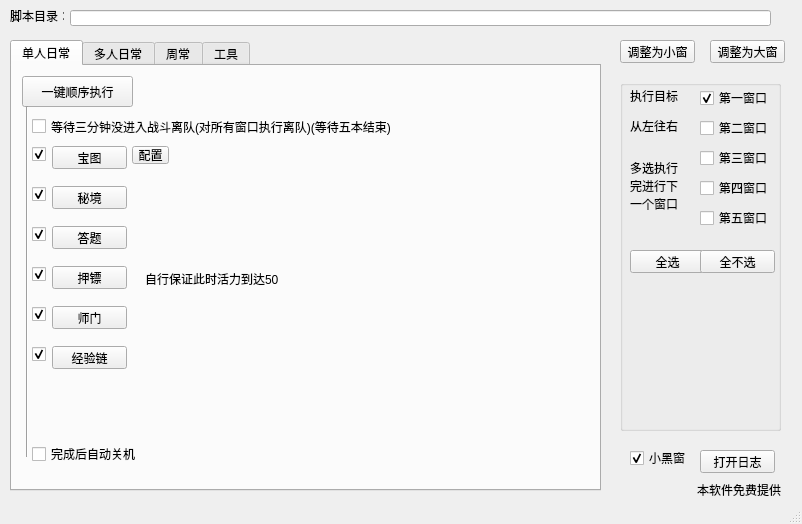
<?xml version="1.0" encoding="UTF-8"?>
<ui version="4.0">
 <class>MainWindow</class>
 <widget class="QMainWindow" name="MainWindow">
  <property name="enabled">
   <bool>true</bool>
  </property>
  <property name="geometry">
   <rect>
    <x>0</x>
    <y>0</y>
    <width>802</width>
    <height>524</height>
   </rect>
  </property>
  <property name="windowTitle">
   <string>-</string>
  </property>
  <widget class="QWidget" name="centralwidget">
   <widget class="QLabel" name="label_2">
    <property name="geometry">
     <rect>
      <x>690</x>
      <y>480</y>
      <width>91</width>
      <height>20</height>
     </rect>
    </property>
    <property name="text">
     <string>本软件免费提供</string>
    </property>
    <property name="alignment">
     <set>Qt::AlignRight|Qt::AlignTrailing|Qt::AlignVCenter</set>
    </property>
   </widget>
   <widget class="QTabWidget" name="tabWidget">
    <property name="geometry">
     <rect>
      <x>10</x>
      <y>40</y>
      <width>591</width>
      <height>451</height>
     </rect>
    </property>
    <property name="currentIndex">
     <number>0</number>
    </property>
    <widget class="QWidget" name="richangTab1">
     <attribute name="title">
      <string>单人日常</string>
     </attribute>
     <widget class="QPushButton" name="baotu_btn">
      <property name="geometry">
       <rect>
        <x>40</x>
        <y>80</y>
        <width>75</width>
        <height>23</height>
       </rect>
      </property>
      <property name="text">
       <string>宝图</string>
      </property>
     </widget>
     <widget class="QPushButton" name="mijing_btn">
      <property name="geometry">
       <rect>
        <x>40</x>
        <y>120</y>
        <width>75</width>
        <height>23</height>
       </rect>
      </property>
      <property name="text">
       <string>秘境</string>
      </property>
     </widget>
     <widget class="QPushButton" name="dati_btn">
      <property name="geometry">
       <rect>
        <x>40</x>
        <y>160</y>
        <width>75</width>
        <height>23</height>
       </rect>
      </property>
      <property name="text">
       <string>答题</string>
      </property>
     </widget>
     <widget class="QPushButton" name="yabiao_btn">
      <property name="geometry">
       <rect>
        <x>40</x>
        <y>200</y>
        <width>75</width>
        <height>23</height>
       </rect>
      </property>
      <property name="text">
       <string>押镖</string>
      </property>
     </widget>
     <widget class="QPushButton" name="batch_richang">
      <property name="geometry">
       <rect>
        <x>10</x>
        <y>10</y>
        <width>111</width>
        <height>31</height>
       </rect>
      </property>
      <property name="text">
       <string>一键顺序执行</string>
      </property>
     </widget>
     <widget class="Line" name="line">
      <property name="geometry">
       <rect>
        <x>0</x>
        <y>40</y>
        <width>31</width>
        <height>351</height>
       </rect>
      </property>
      <property name="orientation">
       <enum>Qt::Vertical</enum>
      </property>
     </widget>
     <widget class="QCheckBox" name="baotu_chk">
      <property name="geometry">
       <rect>
        <x>20</x>
        <y>80</y>
        <width>21</width>
        <height>16</height>
       </rect>
      </property>
      <property name="text">
       <string/>
      </property>
      <property name="checked">
       <bool>true</bool>
      </property>
     </widget>
     <widget class="QCheckBox" name="mijing_chk">
      <property name="geometry">
       <rect>
        <x>20</x>
        <y>120</y>
        <width>21</width>
        <height>16</height>
       </rect>
      </property>
      <property name="text">
       <string/>
      </property>
      <property name="checked">
       <bool>true</bool>
      </property>
     </widget>
     <widget class="QCheckBox" name="dati_chk">
      <property name="geometry">
       <rect>
        <x>20</x>
        <y>160</y>
        <width>21</width>
        <height>16</height>
       </rect>
      </property>
      <property name="text">
       <string/>
      </property>
      <property name="checked">
       <bool>true</bool>
      </property>
     </widget>
     <widget class="QCheckBox" name="yabiao_chk">
      <property name="geometry">
       <rect>
        <x>20</x>
        <y>200</y>
        <width>21</width>
        <height>16</height>
       </rect>
      </property>
      <property name="text">
       <string/>
      </property>
      <property name="checked">
       <bool>true</bool>
      </property>
     </widget>
     <widget class="QToolButton" name="baotu_cfg_btn">
      <property name="geometry">
       <rect>
        <x>120</x>
        <y>80</y>
        <width>37</width>
        <height>18</height>
       </rect>
      </property>
      <property name="text">
       <string>配置</string>
      </property>
     </widget>
     <widget class="QLabel" name="yabiao_txt">
      <property name="geometry">
       <rect>
        <x>133</x>
        <y>202</y>
        <width>151</width>
        <height>21</height>
       </rect>
      </property>
      <property name="text">
       <string>自行保证此时活力到达50</string>
      </property>
     </widget>
     <widget class="QCheckBox" name="missionrichang_shutdown_chk">
      <property name="geometry">
       <rect>
        <x>20</x>
        <y>380</y>
        <width>111</width>
        <height>16</height>
       </rect>
      </property>
      <property name="text">
       <string>完成后自动关机</string>
      </property>
     </widget>
     <widget class="QCheckBox" name="wait_chk">
      <property name="geometry">
       <rect>
        <x>20</x>
        <y>50</y>
        <width>451</width>
        <height>21</height>
       </rect>
      </property>
      <property name="text">
       <string>等待三分钟没进入战斗离队(对所有窗口执行离队)(等待五本结束)</string>
      </property>
      <property name="checked">
       <bool>false</bool>
      </property>
     </widget>
     <widget class="QPushButton" name="shimeng_btn">
      <property name="geometry">
       <rect>
        <x>40</x>
        <y>240</y>
        <width>75</width>
        <height>23</height>
       </rect>
      </property>
      <property name="text">
       <string>师门</string>
      </property>
     </widget>
     <widget class="QCheckBox" name="shimeng_chk">
      <property name="geometry">
       <rect>
        <x>20</x>
        <y>240</y>
        <width>21</width>
        <height>16</height>
       </rect>
      </property>
      <property name="text">
       <string/>
      </property>
      <property name="checked">
       <bool>true</bool>
      </property>
     </widget>
     <widget class="QPushButton" name="jingyanlian_btn">
      <property name="geometry">
       <rect>
        <x>40</x>
        <y>280</y>
        <width>75</width>
        <height>23</height>
       </rect>
      </property>
      <property name="text">
       <string>经验链</string>
      </property>
     </widget>
     <widget class="QCheckBox" name="jingyanlian_chk">
      <property name="geometry">
       <rect>
        <x>20</x>
        <y>280</y>
        <width>21</width>
        <height>16</height>
       </rect>
      </property>
      <property name="text">
       <string/>
      </property>
      <property name="checked">
       <bool>true</bool>
      </property>
     </widget>
    </widget>
    <widget class="QWidget" name="richangTab2">
     <attribute name="title">
      <string>多人日常</string>
     </attribute>
     <widget class="Line" name="line_2">
      <property name="geometry">
       <rect>
        <x>0</x>
        <y>40</y>
        <width>31</width>
        <height>341</height>
       </rect>
      </property>
      <property name="orientation">
       <enum>Qt::Vertical</enum>
      </property>
     </widget>
     <widget class="QCheckBox" name="norm70_chk">
      <property name="geometry">
       <rect>
        <x>20</x>
        <y>153</y>
        <width>21</width>
        <height>16</height>
       </rect>
      </property>
      <property name="text">
       <string/>
      </property>
      <property name="checked">
       <bool>true</bool>
      </property>
     </widget>
     <widget class="QPushButton" name="batch_mission520">
      <property name="geometry">
       <rect>
        <x>10</x>
        <y>10</y>
        <width>111</width>
        <height>31</height>
       </rect>
      </property>
      <property name="text">
       <string>一键顺序执行</string>
      </property>
     </widget>
     <widget class="QPushButton" name="fuben_norm70_btn">
      <property name="geometry">
       <rect>
        <x>40</x>
        <y>153</y>
        <width>75</width>
        <height>23</height>
       </rect>
      </property>
      <property name="text">
       <string>70普通</string>
      </property>
     </widget>
     <widget class="QLabel" name="label_4">
      <property name="geometry">
       <rect>
        <x>130</x>
        <y>40</y>
        <width>241</width>
        <height>31</height>
       </rect>
      </property>
      <property name="text">
       <string>需至少一个普通副本没有执行过才可运行</string>
      </property>
     </widget>
     <widget class="QCheckBox" name="norm50_chk2">
      <property name="geometry">
       <rect>
        <x>20</x>
        <y>193</y>
        <width>21</width>
        <height>16</height>
       </rect>
      </property>
      <property name="text">
       <string/>
      </property>
      <property name="checked">
       <bool>true</bool>
      </property>
      <property name="autoRepeat">
       <bool>true</bool>
      </property>
     </widget>
     <widget class="QCheckBox" name="xiashi70_chk">
      <property name="geometry">
       <rect>
        <x>20</x>
        <y>73</y>
        <width>21</width>
        <height>16</height>
       </rect>
      </property>
      <property name="text">
       <string/>
      </property>
     </widget>
     <widget class="QCheckBox" name="xiashi50_chk">
      <property name="geometry">
       <rect>
        <x>20</x>
        <y>113</y>
        <width>21</width>
        <height>16</height>
       </rect>
      </property>
      <property name="text">
       <string/>
      </property>
      <property name="checked">
       <bool>true</bool>
      </property>
     </widget>
     <widget class="QPushButton" name="fuben_xiashi70_btn">
      <property name="geometry">
       <rect>
        <x>40</x>
        <y>73</y>
        <width>75</width>
        <height>23</height>
       </rect>
      </property>
      <property name="text">
       <string>70侠士</string>
      </property>
     </widget>
     <widget class="QPushButton" name="fuben_xiashi50_btn">
      <property name="geometry">
       <rect>
        <x>40</x>
        <y>113</y>
        <width>75</width>
        <height>23</height>
       </rect>
      </property>
      <property name="text">
       <string>50侠士</string>
      </property>
     </widget>
     <widget class="QPushButton" name="fuben_norm50_btn2">
      <property name="geometry">
       <rect>
        <x>40</x>
        <y>193</y>
        <width>75</width>
        <height>23</height>
       </rect>
      </property>
      <property name="text">
       <string>50普通2</string>
      </property>
     </widget>
     <widget class="QCheckBox" name="norm50_chk1">
      <property name="geometry">
       <rect>
        <x>20</x>
        <y>233</y>
        <width>21</width>
        <height>16</height>
       </rect>
      </property>
      <property name="text">
       <string/>
      </property>
      <property name="checked">
       <bool>true</bool>
      </property>
     </widget>
     <widget class="QPushButton" name="fuben_norm50_btn1">
      <property name="geometry">
       <rect>
        <x>40</x>
        <y>233</y>
        <width>75</width>
        <height>23</height>
       </rect>
      </property>
      <property name="text">
       <string>50普通1</string>
      </property>
     </widget>
     <widget class="QCheckBox" name="ghost_chk">
      <property name="geometry">
       <rect>
        <x>20</x>
        <y>293</y>
        <width>21</width>
        <height>16</height>
       </rect>
      </property>
      <property name="text">
       <string/>
      </property>
      <property name="checked">
       <bool>true</bool>
      </property>
     </widget>
     <widget class="QLabel" name="label_7">
      <property name="geometry">
       <rect>
        <x>20</x>
        <y>273</y>
        <width>54</width>
        <height>12</height>
       </rect>
      </property>
      <property name="text">
       <string>捉鬼</string>
      </property>
     </widget>
     <widget class="QCheckBox" name="mission520_shutdown_chk">
      <property name="geometry">
       <rect>
        <x>20</x>
        <y>370</y>
        <width>111</width>
        <height>16</height>
       </rect>
      </property>
      <property name="text">
       <string>完成后自动关机</string>
      </property>
     </widget>
     <widget class="QLabel" name="label_8">
      <property name="geometry">
       <rect>
        <x>20</x>
        <y>50</y>
        <width>54</width>
        <height>12</height>
       </rect>
      </property>
      <property name="text">
       <string>副本</string>
      </property>
     </widget>
     <widget class="QLabel" name="label_9">
      <property name="geometry">
       <rect>
        <x>130</x>
        <y>70</y>
        <width>311</width>
        <height>31</height>
       </rect>
      </property>
      <property name="text">
       <string>通常不需要勾选第一个副本，因为一般开始时已经进去了</string>
      </property>
     </widget>
     <widget class="QGroupBox" name="groupBox_3">
      <property name="geometry">
       <rect>
        <x>40</x>
        <y>290</y>
        <width>451</width>
        <height>41</height>
       </rect>
      </property>
      <property name="title">
       <string/>
      </property>
      <widget class="QRadioButton" name="ghost_2_rdo">
       <property name="geometry">
        <rect>
         <x>10</x>
         <y>10</y>
         <width>16</width>
         <height>16</height>
        </rect>
       </property>
       <property name="text">
        <string/>
       </property>
       <property name="checked">
        <bool>true</bool>
       </property>
      </widget>
      <widget class="QPushButton" name="ghost_btn">
       <property name="geometry">
        <rect>
         <x>300</x>
         <y>10</y>
         <width>41</width>
         <height>21</height>
        </rect>
       </property>
       <property name="text">
        <string>轮鬼</string>
       </property>
      </widget>
      <widget class="QPushButton" name="ghost5_btn">
       <property name="geometry">
        <rect>
         <x>140</x>
         <y>10</y>
         <width>75</width>
         <height>23</height>
        </rect>
       </property>
       <property name="text">
        <string>五轮鬼</string>
       </property>
      </widget>
      <widget class="QLineEdit" name="ghost_ipt">
       <property name="geometry">
        <rect>
         <x>250</x>
         <y>10</y>
         <width>51</width>
         <height>21</height>
        </rect>
       </property>
       <property name="text">
        <string>25</string>
       </property>
       <property name="maxLength">
        <number>2</number>
       </property>
      </widget>
      <widget class="QPushButton" name="ghost2_btn">
       <property name="geometry">
        <rect>
         <x>30</x>
         <y>10</y>
         <width>75</width>
         <height>23</height>
        </rect>
       </property>
       <property name="text">
        <string>两轮鬼</string>
       </property>
      </widget>
      <widget class="QRadioButton" name="ghost_5_rdo">
       <property name="geometry">
        <rect>
         <x>120</x>
         <y>10</y>
         <width>16</width>
         <height>16</height>
        </rect>
       </property>
       <property name="text">
        <string/>
       </property>
      </widget>
      <widget class="QToolButton" name="ghost_cfg_btn">
       <property name="geometry">
        <rect>
         <x>360</x>
         <y>10</y>
         <width>37</width>
         <height>18</height>
        </rect>
       </property>
       <property name="text">
        <string>配置</string>
       </property>
      </widget>
      <widget class="QRadioButton" name="ghost_rdo">
       <property name="geometry">
        <rect>
         <x>230</x>
         <y>10</y>
         <width>16</width>
         <height>16</height>
        </rect>
       </property>
       <property name="text">
        <string/>
       </property>
      </widget>
     </widget>
     <widget class="QCheckBox" name="richang_chk">
      <property name="geometry">
       <rect>
        <x>20</x>
        <y>340</y>
        <width>191</width>
        <height>16</height>
       </rect>
      </property>
      <property name="text">
       <string>结束后离队全选窗口日常</string>
      </property>
     </widget>
    </widget>
    <widget class="QWidget" name="zhouchangTab">
     <attribute name="title">
      <string>周常</string>
     </attribute>
     <widget class="QToolButton" name="menpai_cfg_btn">
      <property name="geometry">
       <rect>
        <x>100</x>
        <y>20</y>
        <width>37</width>
        <height>18</height>
       </rect>
      </property>
      <property name="text">
       <string>配置</string>
      </property>
     </widget>
     <widget class="QPushButton" name="mihunta_btn">
      <property name="geometry">
       <rect>
        <x>20</x>
        <y>100</y>
        <width>75</width>
        <height>23</height>
       </rect>
      </property>
      <property name="text">
       <string>周五迷魂塔</string>
      </property>
     </widget>
     <widget class="QPushButton" name="menpai_btn">
      <property name="geometry">
       <rect>
        <x>20</x>
        <y>20</y>
        <width>75</width>
        <height>23</height>
       </rect>
      </property>
      <property name="text">
       <string>周一门派</string>
      </property>
     </widget>
     <widget class="QPushButton" name="haidi_btn">
      <property name="geometry">
       <rect>
        <x>20</x>
        <y>60</y>
        <width>75</width>
        <height>23</height>
       </rect>
      </property>
      <property name="text">
       <string>周三海底</string>
      </property>
     </widget>
     <widget class="QToolButton" name="mihunta_cfg_btn">
      <property name="geometry">
       <rect>
        <x>100</x>
        <y>100</y>
        <width>37</width>
        <height>18</height>
       </rect>
      </property>
      <property name="text">
       <string>配置</string>
      </property>
     </widget>
    </widget>
    <widget class="QWidget" name="utilTab">
     <attribute name="title">
      <string>工具</string>
     </attribute>
     <widget class="QPushButton" name="shopping2_btn">
      <property name="geometry">
       <rect>
        <x>10</x>
        <y>55</y>
        <width>75</width>
        <height>23</height>
       </rect>
      </property>
      <property name="text">
       <string>收关注</string>
      </property>
     </widget>
     <widget class="QPushButton" name="shopping1_btn">
      <property name="geometry">
       <rect>
        <x>10</x>
        <y>15</y>
        <width>75</width>
        <height>23</height>
       </rect>
      </property>
      <property name="text">
       <string>收非珍品</string>
      </property>
     </widget>
     <widget class="QPushButton" name="shopping3_btn">
      <property name="geometry">
       <rect>
        <x>10</x>
        <y>95</y>
        <width>75</width>
        <height>23</height>
       </rect>
      </property>
      <property name="text">
       <string>搜索截胡</string>
      </property>
     </widget>
     <widget class="QLabel" name="shopping2_txt">
      <property name="geometry">
       <rect>
        <x>100</x>
        <y>55</y>
        <width>111</width>
        <height>21</height>
       </rect>
      </property>
      <property name="text">
       <string>注意提前解锁安全锁</string>
      </property>
     </widget>
     <widget class="QLabel" name="shopping3_txt">
      <property name="geometry">
       <rect>
        <x>100</x>
        <y>90</y>
        <width>121</width>
        <height>31</height>
       </rect>
      </property>
      <property name="text">
       <string>需提前定好搜索条件</string>
      </property>
     </widget>
     <widget class="QPushButton" name="bangpai2_btn">
      <property name="geometry">
       <rect>
        <x>10</x>
        <y>135</y>
        <width>75</width>
        <height>23</height>
       </rect>
      </property>
      <property name="text">
       <string>帮派任务</string>
      </property>
     </widget>
     <widget class="QLabel" name="shopping1_txt">
      <property name="geometry">
       <rect>
        <x>100</x>
        <y>5</y>
        <width>361</width>
        <height>41</height>
       </rect>
      </property>
      <property name="text">
       <string>自行设计mhxy_shopping.py脚本细节</string>
      </property>
     </widget>
     <widget class="QToolButton" name="bangpai2_cfg_btn">
      <property name="geometry">
       <rect>
        <x>90</x>
        <y>135</y>
        <width>37</width>
        <height>18</height>
       </rect>
      </property>
      <property name="text">
       <string>配置</string>
      </property>
     </widget>
     <widget class="QPushButton" name="auto_battle_btn">
      <property name="geometry">
       <rect>
        <x>10</x>
        <y>230</y>
        <width>75</width>
        <height>23</height>
       </rect>
      </property>
      <property name="text">
       <string>自动战斗</string>
      </property>
     </widget>
     <widget class="QGroupBox" name="groupBox_2">
      <property name="geometry">
       <rect>
        <x>100</x>
        <y>220</y>
        <width>311</width>
        <height>41</height>
       </rect>
      </property>
      <property name="title">
       <string>附加</string>
      </property>
      <widget class="QRadioButton" name="auto_battle_linglongshi_rdo">
       <property name="geometry">
        <rect>
         <x>150</x>
         <y>20</y>
         <width>61</width>
         <height>16</height>
        </rect>
       </property>
       <property name="text">
        <string>玲珑石</string>
       </property>
      </widget>
      <widget class="QRadioButton" name="auto_battle_none_rdo">
       <property name="geometry">
        <rect>
         <x>10</x>
         <y>20</y>
         <width>89</width>
         <height>16</height>
        </rect>
       </property>
       <property name="text">
        <string>无</string>
       </property>
       <property name="checked">
        <bool>true</bool>
       </property>
      </widget>
      <widget class="QRadioButton" name="auto_battle_jingjichang_rdo">
       <property name="geometry">
        <rect>
         <x>70</x>
         <y>20</y>
         <width>89</width>
         <height>16</height>
        </rect>
       </property>
       <property name="text">
        <string>竞技场</string>
       </property>
      </widget>
      <widget class="QRadioButton" name="auto_battle_huashang_rdo">
       <property name="geometry">
        <rect>
         <x>230</x>
         <y>20</y>
         <width>61</width>
         <height>16</height>
        </rect>
       </property>
       <property name="text">
        <string>华山</string>
       </property>
      </widget>
     </widget>
     <widget class="QGroupBox" name="groupBox_4">
      <property name="geometry">
       <rect>
        <x>10</x>
        <y>280</y>
        <width>411</width>
        <height>51</height>
       </rect>
      </property>
      <property name="title">
       <string>自定义区</string>
      </property>
      <widget class="QLineEdit" name="cusomer_ipt">
       <property name="geometry">
        <rect>
         <x>10</x>
         <y>20</y>
         <width>301</width>
         <height>21</height>
        </rect>
       </property>
       <property name="text">
        <string/>
       </property>
      </widget>
      <widget class="QPushButton" name="run_customer_btn">
       <property name="geometry">
        <rect>
         <x>320</x>
         <y>20</y>
         <width>75</width>
         <height>23</height>
        </rect>
       </property>
       <property name="text">
        <string>执行命令</string>
       </property>
      </widget>
     </widget>
     <widget class="QPushButton" name="linlongshi_btn">
      <property name="geometry">
       <rect>
        <x>10</x>
        <y>180</y>
        <width>141</width>
        <height>21</height>
       </rect>
      </property>
      <property name="text">
       <string>带队红色玲珑石*5</string>
      </property>
     </widget>
     <widget class="QToolButton" name="linlongshi_cfg_btn">
      <property name="geometry">
       <rect>
        <x>170</x>
        <y>180</y>
        <width>37</width>
        <height>18</height>
       </rect>
      </property>
      <property name="text">
       <string>配置</string>
      </property>
     </widget>
    </widget>
   </widget>
   <widget class="QPushButton" name="game_process_small_btn">
    <property name="geometry">
     <rect>
      <x>620</x>
      <y>40</y>
      <width>75</width>
      <height>23</height>
     </rect>
    </property>
    <property name="text">
     <string>调整为小窗</string>
    </property>
   </widget>
   <widget class="QPushButton" name="game_process_origin_btn">
    <property name="geometry">
     <rect>
      <x>710</x>
      <y>40</y>
      <width>75</width>
      <height>23</height>
     </rect>
    </property>
    <property name="text">
     <string>调整为大窗</string>
    </property>
   </widget>
   <widget class="QGroupBox" name="groupBox">
    <property name="geometry">
     <rect>
      <x>620</x>
      <y>80</y>
      <width>161</width>
      <height>351</height>
     </rect>
    </property>
    <property name="title">
     <string/>
    </property>
    <widget class="QCheckBox" name="target_rdo2">
     <property name="geometry">
      <rect>
       <x>80</x>
       <y>40</y>
       <width>89</width>
       <height>16</height>
      </rect>
     </property>
     <property name="text">
      <string>第二窗口</string>
     </property>
    </widget>
    <widget class="QCheckBox" name="target_rdo1">
     <property name="geometry">
      <rect>
       <x>80</x>
       <y>10</y>
       <width>89</width>
       <height>16</height>
      </rect>
     </property>
     <property name="text">
      <string>第一窗口</string>
     </property>
     <property name="checked">
      <bool>true</bool>
     </property>
    </widget>
    <widget class="QLabel" name="label_10">
     <property name="geometry">
      <rect>
       <x>10</x>
       <y>10</y>
       <width>54</width>
       <height>12</height>
      </rect>
     </property>
     <property name="text">
      <string>执行目标</string>
     </property>
    </widget>
    <widget class="QCheckBox" name="target_rdo3">
     <property name="geometry">
      <rect>
       <x>80</x>
       <y>70</y>
       <width>89</width>
       <height>16</height>
      </rect>
     </property>
     <property name="text">
      <string>第三窗口</string>
     </property>
    </widget>
    <widget class="QLabel" name="label_5">
     <property name="geometry">
      <rect>
       <x>10</x>
       <y>40</y>
       <width>54</width>
       <height>12</height>
      </rect>
     </property>
     <property name="text">
      <string>从左往右</string>
     </property>
    </widget>
    <widget class="QCheckBox" name="target_rdo4">
     <property name="geometry">
      <rect>
       <x>80</x>
       <y>100</y>
       <width>89</width>
       <height>16</height>
      </rect>
     </property>
     <property name="text">
      <string>第四窗口</string>
     </property>
    </widget>
    <widget class="QCheckBox" name="target_rdo5">
     <property name="geometry">
      <rect>
       <x>80</x>
       <y>130</y>
       <width>89</width>
       <height>16</height>
      </rect>
     </property>
     <property name="text">
      <string>第五窗口</string>
     </property>
    </widget>
    <widget class="QPushButton" name="target_rdo_allchk">
     <property name="geometry">
      <rect>
       <x>10</x>
       <y>170</y>
       <width>75</width>
       <height>23</height>
      </rect>
     </property>
     <property name="text">
      <string>全选</string>
     </property>
    </widget>
    <widget class="QPushButton" name="target_rdo_nochk">
     <property name="geometry">
      <rect>
       <x>80</x>
       <y>170</y>
       <width>75</width>
       <height>23</height>
      </rect>
     </property>
     <property name="text">
      <string>全不选</string>
     </property>
    </widget>
    <widget class="QLabel" name="label_6">
     <property name="geometry">
      <rect>
       <x>10</x>
       <y>70</y>
       <width>61</width>
       <height>71</height>
      </rect>
     </property>
     <property name="text">
      <string>多选执行
完进行下
一个窗口</string>
     </property>
    </widget>
   </widget>
   <widget class="QPushButton" name="log_btn">
    <property name="geometry">
     <rect>
      <x>700</x>
      <y>450</y>
      <width>75</width>
      <height>23</height>
     </rect>
    </property>
    <property name="text">
     <string>打开日志</string>
    </property>
   </widget>
   <widget class="QLabel" name="label_3">
    <property name="geometry">
     <rect>
      <x>10</x>
      <y>10</y>
      <width>54</width>
      <height>12</height>
     </rect>
    </property>
    <property name="text">
     <string>脚本目录：</string>
    </property>
   </widget>
   <widget class="QLineEdit" name="lineEdit">
    <property name="geometry">
     <rect>
      <x>70</x>
      <y>10</y>
      <width>701</width>
      <height>16</height>
     </rect>
    </property>
    <property name="text">
     <string/>
    </property>
   </widget>
   <widget class="QCheckBox" name="black_win">
    <property name="geometry">
     <rect>
      <x>630</x>
      <y>450</y>
      <width>71</width>
      <height>16</height>
     </rect>
    </property>
    <property name="text">
     <string>小黑窗</string>
    </property>
    <property name="checked">
     <bool>true</bool>
    </property>
   </widget>
  </widget>
  <widget class="QStatusBar" name="statusbar"/>
 </widget>
 <resources/>
 <connections/>
</ui>
